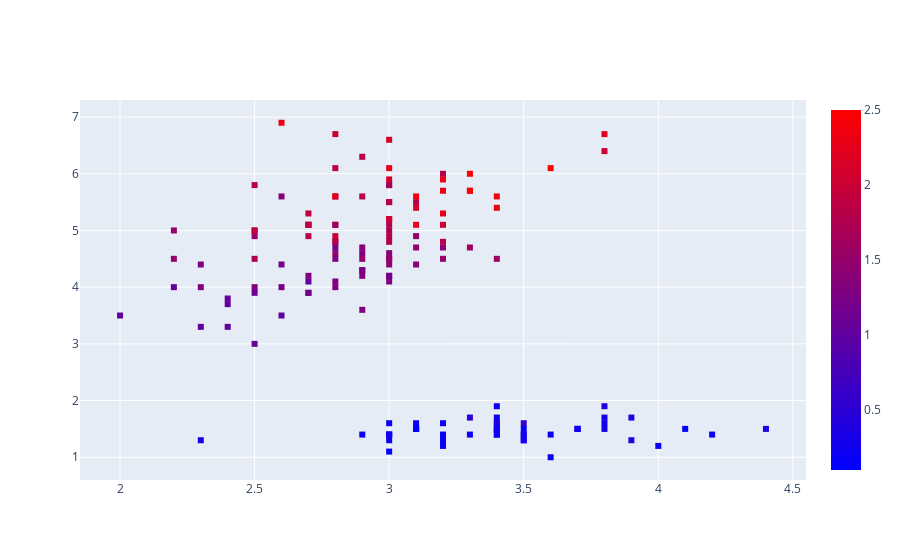

Notebook code cell kept with this figure:
### Code cell
trace = go.Scatter(x = iris.sepal_width, y = iris.petal_length, marker_color = iris.petal_width, marker_colorscale = 'Bluered', 
                   marker_symbol = 1, mode = 'markers', marker_showscale = True)
fig = go.Figure([trace])
fig.show()

### Figure 1 — Plotly figure (JSON) as saved in the notebook; plotly's stock layout.template omitted (floating-point values rounded to 4 significant figures; data arrays with more than 128 entries replaced by an {"elided": "..."} marker saying what was removed)
{"data": [{"marker": {"color": {"elided": "150 float values"}, "colorscale": [[0, "rgb(0,0,255)"], [1, "rgb(255,0,0)"]], "showscale": true, "symbol": 1}, "mode": "markers", "type": "scatter", "x": {"elided": "150 float values"}, "y": {"elided": "150 float values"}}], "layout": {}}
